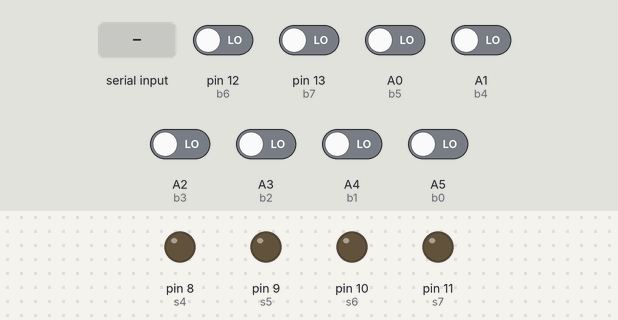
This sketch was run on a simulated Arduino Uno, built with avr-gcc and run on an emulated ATmega328P. On the bench: output pins drawn as LEDs (lit = HIGH). Inputs (shaded band) come from the test bench; at power-on: A0 (b5), A1 (b4), A2 (b3), A3 (b2), A4 (b1), A5 (b0), pin 12 (b6), pin 13 (b7) LOW. Pins used as bus, display or sensor lines are not drawn; what the sketch prints to the serial monitor is not drawn.

Above: at 1.2 s.
1.3 s: "90,45;" received over Serial
At 2.1 s:
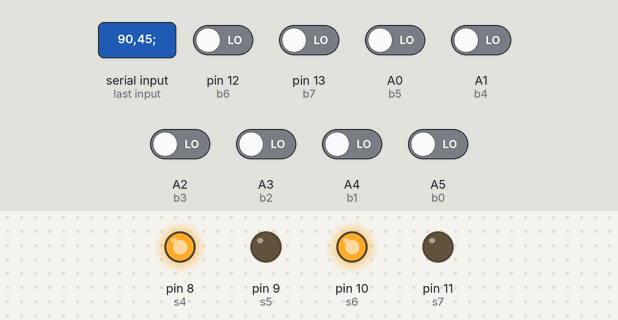
2.8 s: "30,150;" received over Serial
At 3.3 s:
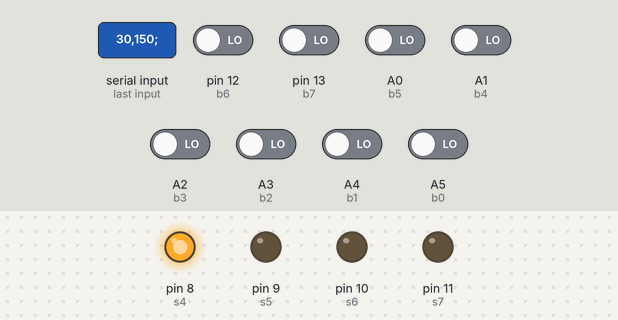
4.3 s: "200;" received over Serial
At 5.5 s:
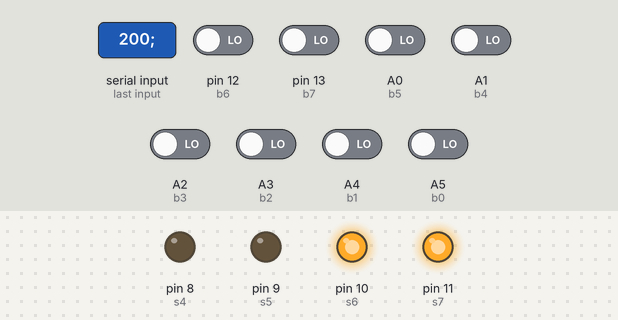
5.8 s: "5;" received over Serial
At 6.7 s:
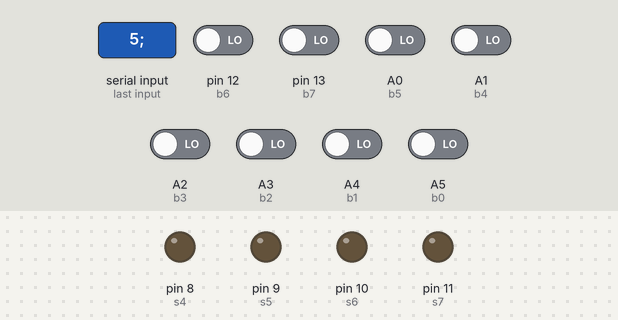
7.3 s: "90;" received over Serial
At 7.9 s:
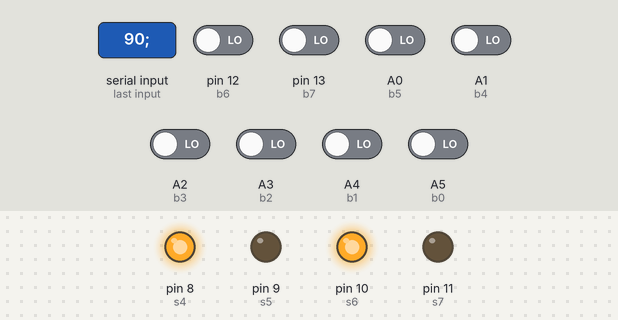
Timing chart, 0 to 9.8 s (numbered marks = the images above; inputs shaded):
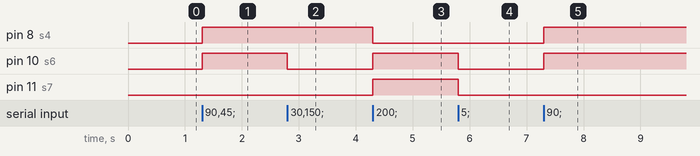

The sketch:

arduino.ino
```cpp
int salida = 8;
int numero = 0;
int b0 = A5, b1 = A4, b2 = A3, b3 = A2, b4 = A1, b5 = A0, b6 = 12, b7 = 13;
int s0 = 4, s1 = 5, s2 = 6, s3 = 7, s4 = 8, s5 = 9, s6 = 10, s7 = 11;

#define BIT(n,i) (n>>i&1)

void setup() {
  Serial.begin(115200);

  //Configuración de los bits como entradas o salidas
  pinMode(b0, INPUT); pinMode(b1, INPUT); pinMode(b2, INPUT); pinMode(b3, INPUT); pinMode(b4, INPUT); pinMode(b5, INPUT); pinMode(b7, INPUT); pinMode(b7, INPUT);
  pinMode(s0,OUTPUT);pinMode(s1,OUTPUT);pinMode(s2,OUTPUT);pinMode(s3,OUTPUT);pinMode(s4,OUTPUT);pinMode(s5,OUTPUT);pinMode(s6,OUTPUT);pinMode(s7,OUTPUT);
}

void loop() {
  if (Serial.available() > 0) {
    String cadena = Serial.readStringUntil(';');

    numero = cadena.toInt();

    //Escritura a la entrada
    digitalWrite(s0, BIT(numero, 0));
    digitalWrite(s1, BIT(numero, 1));
    digitalWrite(s2, BIT(numero, 2));
    digitalWrite(s3, BIT(numero, 3));
    digitalWrite(s4, BIT(numero, 4));
    digitalWrite(s5, BIT(numero, 5));
    digitalWrite(s6, BIT(numero, 6));
    digitalWrite(s7, BIT(numero, 7));
    delay(1);
   //Lectura de la salida
    numero = (int)digitalRead(b0) * pow(2, 0) + (int)digitalRead(b1) * pow(2, 1) + (int)digitalRead(b2) * pow(2, 2) + (int)digitalRead(b3) * pow(2, 3) + (int)digitalRead(b4) * pow(2, 4) + (int)digitalRead(b5) * pow(2, 5) + (int)digitalRead(b6)*pow(2,6)+ (int)digitalRead(b7)*pow(2,7);
    Serial.write(numero);
  }
}
```

Measured:
- after the input at 1.3 s, pin 8 (s4), pin 10 (s6): LOW → HIGH at once
- after the input at 2.8 s, pin 10 (s6): HIGH → LOW at once
- after the input at 4.3 s, pin 8 (s4): HIGH → LOW at once; pin 10 (s6), pin 11 (s7): LOW → HIGH at once
- after the input at 5.8 s, pin 10 (s6), pin 11 (s7): HIGH → LOW at once
- after the input at 7.3 s, pin 8 (s4), pin 10 (s6): LOW → HIGH at once
